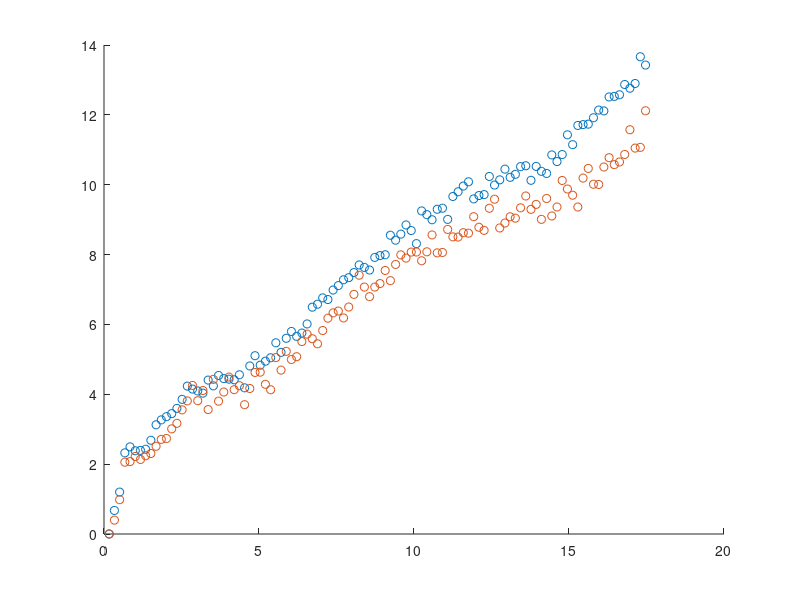
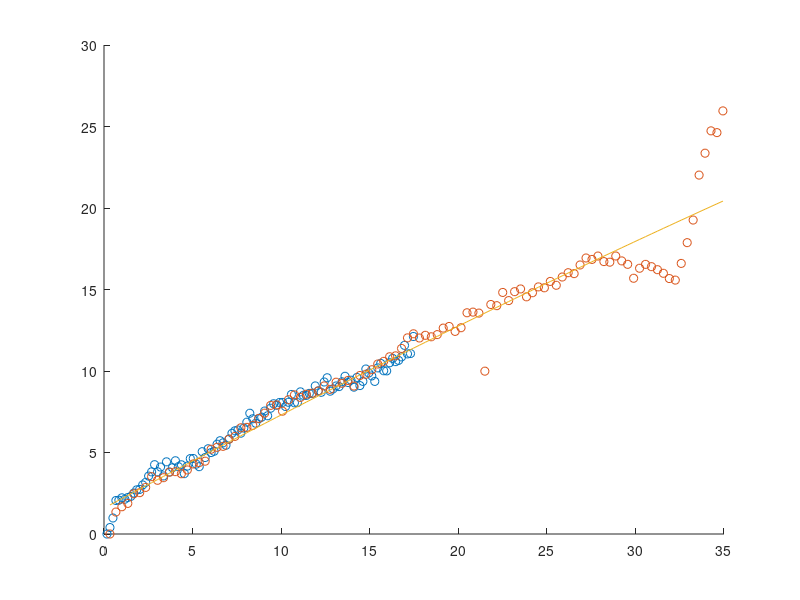

These figures' MATLAB source, in order:
%% Preemphasis 1
% up to ~ 18 GHz
fcGHz = [0.167968750000000,0.335937500000000,0.503906250000000,0.671875000000000,0.839843750000000,1.00781250000000,1.17578125000000,1.34375000000000,1.51171875000000,1.67968750000000,1.84765625000000,2.01562500000000,2.18359375000000,2.35156250000000,2.51953125000000,2.68750000000000,2.85546875000000,3.02343750000000,3.19140625000000,3.35937500000000,3.52734375000000,3.69531250000000,3.86328125000000,4.03125000000000,4.19921875000000,4.36718750000000,4.53515625000000,4.70312500000000,4.87109375000000,5.03906250000000,5.20703125000000,5.37500000000000,5.54296875000000,5.71093750000000,5.87890625000000,6.04687500000000,6.21484375000000,6.38281250000000,6.55078125000000,6.71875000000000,6.88671875000000,7.05468750000000,7.22265625000000,7.39062500000000,7.55859375000000,7.72656250000000,7.89453125000000,8.06250000000000,8.23046875000000,8.39843750000000,8.56640625000000,8.73437500000000,8.90234375000000,9.07031250000000,9.23828125000000,9.40625000000000,9.57421875000000,9.74218750000000,9.91015625000000,10.0781250000000,10.2460937500000,10.4140625000000,10.5820312500000,10.7500000000000,10.9179687500000,11.0859375000000,11.2539062500000,11.4218750000000,11.5898437500000,11.7578125000000,11.9257812500000,12.0937500000000,12.2617187500000,12.4296875000000,12.5976562500000,12.7656250000000,12.9335937500000,13.1015625000000,13.2695312500000,13.4375000000000,13.6054687500000,13.7734375000000,13.9414062500000,14.1093750000000,14.2773437500000,14.4453125000000,14.6132812500000,14.7812500000000,14.9492187500000,15.1171875000000,15.2851562500000,15.4531250000000,15.6210937500000,15.7890625000000,15.9570312500000,16.1250000000000,16.2929687500000,16.4609375000000,16.6289062500000,16.7968750000000,16.9648437500000,17.1328125000000,17.3007812500000,17.4687500000000];
Hpreemphasis1 = [10.5864882880518 + 1.49339633027114i,11.3238467118264 + 2.29355276861050i,11.8028220951656 + 3.37356459582204i,13.4884741257329 + 3.63677048916425i,13.8125257362940 + 3.50051982479883i,13.7108104807211 + 3.14475434454464i,13.6823269310383 + 3.33005669871479i,13.6591133596389 + 3.64236012655727i,13.9083402129090 + 4.31318489958790i,14.6032354312678 + 4.64278766092578i,14.7137158938755 + 5.10339031625679i,14.9161365241344 + 5.02569983956845i,15.0321794414393 + 5.17597970109845i,15.2058060061400 + 5.51890356329717i,15.4751575820516 + 6.17912816014491i,16.4121110671244 + 5.80150044496576i,16.2092695729273 + 5.86866710993493i,16.0374607511962 + 6.02359622589820i,15.9960440158535 + 5.77986603040130i,16.4003177738899 + 6.80781545636365i,16.1283207029707 + 6.58652382831100i,16.2703165217003 + 7.76418653161224i,16.4153350667516 + 7.00027587991651i,16.2285703517086 + 7.34031352726578i,16.0456041118255 + 7.64721879901575i,16.2364537523500 + 7.92854260627997i,15.0560756738284 + 8.54039699475220i,15.7916013930922 + 9.83354652829034i,16.2862225373852 + 10.2496048923805i,15.9378338720865 + 9.68862498310304i,15.8392182120140 + 10.3065085651120i,15.4687840978332 + 11.2260403393048i,16.2521943357353 + 11.7900336370651i,15.3130481875047 + 11.9993845119805i,15.6184484002480 + 13.0894802593440i,16.4955475822428 + 12.7391251419048i,15.5283212279253 + 13.3986299477863i,15.0382660132645 + 14.2742457704250i,15.3204188014811 + 14.8938084050301i,15.8771641797003 + 16.0562638653255i,16.0846117867267 + 16.1590642414807i,16.1006517381670 + 16.8209813344538i,15.7119271011055 + 17.0101710644767i,15.8914005380683 + 17.8421380022481i,16.6439554932122 + 17.6306359703165i,16.0031158052876 + 18.8343349034433i,16.9685424684213 + 18.2047171786448i,15.6665047591979 + 19.8761700570909i,16.7618651812747 + 19.8139169799925i,17.1302305275286 + 19.2144002686916i,16.6258202709591 + 19.3636082497805i,17.2618016648411 + 20.2464593304543i,16.9584068515811 + 20.7049565645220i,16.4538438584459 + 21.2027698115726i,16.6448022906617 + 23.2870654042235i,17.4733847276435 + 22.0839423901553i,17.4987453461778 + 22.7823858398055i,17.5331257717277 + 23.8625098060840i,17.8001979478053 + 22.9815466330088i,16.4943777596186 + 22.4305711161379i,17.6781129276479 + 25.4773253724281i,18.1280812847945 + 24.6914111627959i,17.6830490186802 + 24.3845925905602i,17.0447856823188 + 26.1112252206631i,18.7168634714559 + 25.0743117458882i,18.1596637356808 + 24.0779441821512i,17.0844702552517 + 27.6726154135683i,19.2645921931017 + 26.8306160883738i,19.2822938793136 + 27.5895970295330i,17.7666571368893 + 29.1480426871921i,18.3571359533130 + 26.5337138067199i,18.5832436958300 + 26.8135157299208i,15.7693742724854 + 28.6764219290472i,15.7124493121909 + 30.9854870515438i,15.4780593196902 + 30.0157350993488i,15.8893419470191 + 30.4599295624008i,16.1004239815927 + 31.7369027450398i,15.8768502604975 + 30.7905418873020i,13.9703090547998 + 32.0742545359881i,14.4520355550102 + 32.8430726528383i,14.4884522126022 + 32.9421343309202i,12.2290758111782 + 32.0487761250664i,10.8875762392570 + 34.2225738819018i,9.43490354701796 + 34.0527683572984i,6.87373912680067 + 34.4104005302000i,8.97224433106973 + 36.2039643407443i,5.31482449375369 + 36.1037808041328i,2.65263324079681 + 37.2514680393148i,2.16861556692370 + 39.7930538492576i,-0.812006395366996 + 38.5718979409061i,-3.50230242117191 + 40.9516177055554i,-4.82950518849645 + 40.9330311033424i,-4.78603485556681 + 41.0012080704565i,-7.27161562673659 + 41.5260466733111i,-9.50686398862735 + 42.1846351920549i,-11.7995845853796 + 41.4772329446245i,-12.6617498321148 + 43.3379990804847i,-15.1214078516367 + 42.6332536282323i,-15.3079634985599 + 42.8232904163001i,-18.2310987898760 + 43.3659121822454i,-24.1136429669932 + 39.7203354739368i,-23.7221444671474 + 40.8033162931917i,-26.4940930570592 + 44.2185819529173i,-27.8416963990219 + 41.7152051470882i];
Hpreemphasis2 = [2.73106654609644,2.85886868536201,3.05822737511419,3.46038180074983,3.46708706170941,3.52598474992524,3.49189589012096,3.53495445473579,3.56093541169890,3.64674695636431,3.73077622298887,3.74192699778840,3.86218247812435,3.93338482249054,4.11196688035485,4.23513686587625,4.45635036574061,4.23804751095611,4.38253865161181,4.11587421825603,4.54688299115558,4.23160758186788,4.36085040842625,4.58151819020844,4.39460926144724,4.45301480552868,4.18241390111016,4.41195821039056,4.65168970424071,4.65613453610526,4.47319925903857,4.39361170709457,4.88490866627688,4.68748608946388,4.98656437279577,4.85419692124548,4.89934584002275,5.15029922367776,5.27758814988422,5.19879087309623,5.11233213367968,5.34096914696413,5.56288152056150,5.66127691865576,5.69480986718812,5.56712175308027,5.77085129300582,6.01632108613293,6.40878354306794,6.16351664937764,5.97142157589750,6.16366330915362,6.23454707061600,6.50979989914742,6.29496281549612,6.64072417193894,6.85327129463490,6.78132340776269,6.91636006446131,6.91804745819621,6.72148458789709,6.92314200726573,7.31867356138867,6.89890241991910,6.90792921169589,7.45329221563481,7.27205928983376,7.26808516047102,7.37357110132786,7.36147887386745,7.77250380906938,7.50653510639227,7.43003537861776,7.99143857756046,8.23350730195373,7.48900724723583,7.61197200921973,7.76987868810254,7.73481687912185,8.00322335844356,8.32122975621097,7.96270686018318,8.09401309376292,7.70464749600986,8.25324900800601,7.79099653221476,8.02460792223691,8.75837648136676,8.51545264105654,8.34256683150353,8.02450702511843,8.82745603936225,9.11317533655492,8.65064935916800,8.64318196573915,9.15526799073268,9.44123229287533,9.22717184975231,9.30919408529858,9.54258826736348,10.3517858244214,9.74454768036903,9.76826355234945,11.0196055277993];


Hpreemphasis1 = abs(Hpreemphasis1);
Hpreemphasis1 = Hpreemphasis1/Hpreemphasis1(1);

Hpreemphasis2 = Hpreemphasis2/Hpreemphasis2(1);
 
% fit1 = fit(fcGHz, Hpreemphasis2, 'poly2')

%% Preemphasis 2
% up to ~ 35 GHz
fcGHz3 = [0.335937500000000,0.671875000000000,1.00781250000000,1.34375000000000,1.67968750000000,2.01562500000000,2.35156250000000,2.68750000000000,3.02343750000000,3.35937500000000,3.69531250000000,4.03125000000000,4.36718750000000,4.70312500000000,5.03906250000000,5.37500000000000,5.71093750000000,6.04687500000000,6.38281250000000,6.71875000000000,7.05468750000000,7.39062500000000,7.72656250000000,8.06250000000000,8.39843750000000,8.73437500000000,9.07031250000000,9.40625000000000,9.74218750000000,10.0781250000000,10.4140625000000,10.7500000000000,11.0859375000000,11.4218750000000,11.7578125000000,12.0937500000000,12.4296875000000,12.7656250000000,13.1015625000000,13.4375000000000,13.7734375000000,14.1093750000000,14.4453125000000,14.7812500000000,15.1171875000000,15.4531250000000,15.7890625000000,16.1250000000000,16.4609375000000,16.7968750000000,17.1328125000000,17.4687500000000,17.8046875000000,18.1406250000000,18.4765625000000,18.8125000000000,19.1484375000000,19.4843750000000,19.8203125000000,20.1562500000000,20.4921875000000,20.8281250000000,21.1640625000000,21.5000000000000,21.8359375000000,22.1718750000000,22.5078125000000,22.8437500000000,23.1796875000000,23.5156250000000,23.8515625000000,24.1875000000000,24.5234375000000,24.8593750000000,25.1953125000000,25.5312500000000,25.8671875000000,26.2031250000000,26.5390625000000,26.8750000000000,27.2109375000000,27.5468750000000,27.8828125000000,28.2187500000000,28.5546875000000,28.8906250000000,29.2265625000000,29.5625000000000,29.8984375000000,30.2343750000000,30.5703125000000,30.9062500000000,31.2421875000000,31.5781250000000,31.9140625000000,32.2500000000000,32.5859375000000,32.9218750000000,33.2578125000000,33.5937500000000,33.9296875000000,34.2656250000000,34.6015625000000,34.9375000000000];
Hpreemphasis3 = [2.93065570568365,3.42239193838029,3.55269081451834,3.63753017795263,3.89310983285984,3.92466728476242,4.07252504177783,4.39398617341961,4.28282935990344,4.36192826248288,4.53538273640133,4.55203437664322,4.48551381030442,4.60759536673696,4.80578771812325,4.85276469273365,4.90174854426737,5.33272659510497,5.40692882755031,5.44371891815008,5.72140430565517,5.83933303437081,6.20566809964575,6.22366666744834,6.31080365997461,6.62993598201363,6.88166060389448,7.26920282067339,7.29500041108794,6.97687596523419,7.56584357784497,7.83212279881367,7.69136382367729,7.86613480200489,7.92481623436785,8.04185577388087,8.34090681820092,8.14087396262934,8.56213639545615,8.49655106917213,8.66945815105360,8.33481454065747,8.97814834801801,9.05586505812139,9.35126420113916,9.73659511926531,9.92187634959583,10.2491964966101,10.3161941455176,10.8677877956914,11.7115184290188,12.0536027037696,11.7017031076109,11.9254554628267,11.8003417266892,11.9833499203078,12.5476272775020,12.6943510433722,12.2584329343516,12.5807966149922,13.9831728314429,14.0479873589832,13.9516147124399,9.25716023474548,14.8236292642031,14.7010578242915,16.1418318079796,15.2387632319795,16.2304230549604,16.5444068023687,15.6496141646946,16.1083457807486,16.7868684162147,16.6798778896637,17.4473427782387,16.9800129024444,18.0005644557717,18.5560160868150,18.4346393561030,19.5969034256404,20.5883247271730,20.3814795027208,20.8742584378730,20.0721795301398,19.9895613455129,20.8791893855728,20.1685796006178,19.6883282279300,17.8429792939086,19.1494681927001,19.6826706566126,19.3647833569080,18.9561557740204,18.4800311511831,17.8062633306356,17.6121185439293,19.8163536993246,22.9440137279781,26.9168170953250,36.9775013501200,43.1613489818862,50.5368339847588,49.9110112655166,58.1916224750163];

Hpreemphasis3 = Hpreemphasis3/Hpreemphasis3(1);

fit3 = [-0.0013 0.5846 1.5859];

Hpreemph = 10.^(polyval([-0.0013 0.5846 1.5859], fcGHz3)/20);

figure, hold on
plot(fcGHz, 20*log10(Hpreemphasis1), 'o', fcGHz, 20*log10(Hpreemphasis2), 'o') 
% plot(fcGHz, fit1(fcGHz));

figure, hold on
plot(fcGHz, 20*log10(Hpreemphasis2), 'o', fcGHz3, 20*log10(Hpreemphasis3), 'o') 
plot(fcGHz3, 20*log10(Hpreemph));
